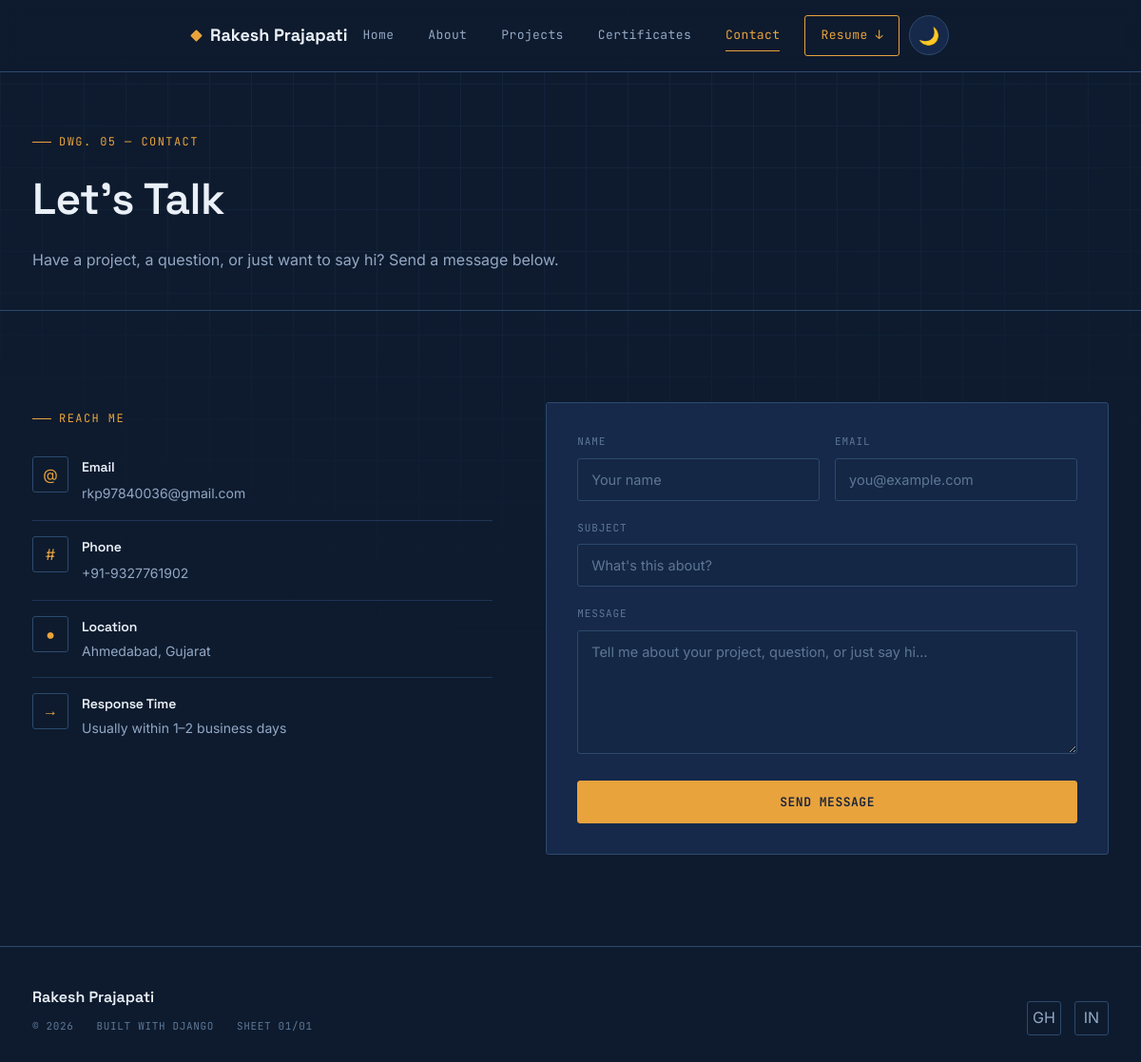
Page /contact/ on the committed database.
### core/models.py (models this page shows, shortened)
class Profile(models.Model):
    full_name = models.CharField(max_length=120, default="Your Name")
    tagline = models.CharField(max_length=200, default="Backend Developer & Django Engineer")
    bio = models.TextField(default="Write a short bio about yourself here.")
    email = models.EmailField(blank=True)
    phone = models.CharField(max_length=30, blank=True)
    location = models.CharField(max_length=120, blank=True)
    github_url = models.URLField(blank=True)
    linkedin_url = models.URLField(blank=True)
    twitter_url = models.URLField(blank=True)
    education = models.CharField(max_length=220, blank=True)
    resume = models.FileField(upload_to="resume/", blank=True, null=True)
    profile_image = models.ImageField(upload_to="profile/", blank=True, null=True)
    years_experience = models.PositiveIntegerField(default=1)
    @classmethod
    def load(cls):
        obj, _ = cls.objects.get_or_create(pk=1)
        return obj

### core/views.py (the view)
# urls.py: path("contact/", views.contact, name="contact"),
def contact(request):
    profile = Profile.load()
    if request.method == "POST":
        form = ContactForm(request.POST)
        if form.is_valid():
            contact_message = form.save()
            subject = f"New portfolio message: {contact_message.subject or 'No subject'}"
            body = (
                f"You've received a new message from your portfolio contact form.\n\n"
                f"Name: {contact_message.name}\n"
                f"Email: {contact_message.email}\n"
                f"Subject: {contact_message.subject or '(no subject)'}\n\n"
                f"Message:\n{contact_message.message}"
            )
            try:
                email = EmailMessage(
                    subject=subject,
                    body=body,
                    from_email=settings.DEFAULT_FROM_EMAIL,
                    to=[settings.CONTACT_RECEIVER_EMAIL],
                    reply_to=[contact_message.email],
                )
                email.send(fail_silently=False)
            except BadHeaderError:
                pass
            except Exception as e:
                print(f"Email send failed: {e}")
            messages.success(
                request,
                "Thanks for reaching out! Your message has been sent — I'll get back to you soon.",
            )
            return redirect("core:contact")
    else:
        form = ContactForm()
    context = {"form": form, "profile": profile}
    return render(request, "core/contact.html", context)

### core/forms.py
class ContactForm(forms.ModelForm):
    class Meta:
        model = ContactMessage
        fields = ["name", "email", "subject", "message"]
        widgets = {
            "name": forms.TextInput(attrs={
                "placeholder": "Your name", "class": "form-input", "autocomplete": "name"
            }),
            "email": forms.EmailInput(attrs={
                "placeholder": "you@example.com", "class": "form-input", "autocomplete": "email"
            }),
            "subject": forms.TextInput(attrs={
                "placeholder": "What's this about?", "class": "form-input"
            }),
            "message": forms.Textarea(attrs={
                "placeholder": "Tell me about your project, question, or just say hi…",
                "class": "form-input", "rows": 6
            }),
        }

### core/context_processors.py (called while the page is built)
def profile(request):
    return {"profile": Profile.load()}

### core/templates/core/contact.html (shortened to what this page needs)
{% extends "core/base.html" %}
{% block content %}
<section class="page-header">
  <div class="container">
    <div class="eyebrow">Dwg. 05 — Contact</div>
    <h1>Let's Talk</h1>
    <p>Have a project, a question, or just want to say hi? Send a message below.</p>
  </div>
</section>
<section class="section">
  <div class="container contact-grid">
    <div data-reveal>
      <div class="eyebrow">Reach Me</div>
      {% if profile.email %}
      <div class="contact-info-item">
        <div class="ic">@</div>
        <div>
          <h4>Email</h4>
          <a href="mailto:{{ profile.email }}">{{ profile.email }}</a>
        </div>
      </div>
      {% endif %}
      {% if profile.phone %}
      <div class="contact-info-item">
        <div class="ic">#</div>
        <div>
          <h4>Phone</h4>
          <a href="tel:{{ profile.phone }}">{{ profile.phone }}</a>
        </div>
      </div>
      {% endif %}
      {% if profile.location %}
      <div class="contact-info-item">
        <div class="ic">&#9679;</div>
        <div>
          <h4>Location</h4>
          <p>{{ profile.location }}</p>
        </div>
      </div>
      {% endif %}
      <div class="contact-info-item" style="border-bottom:none;">
        <div class="ic">&rarr;</div>
        <div>
          <h4>Response Time</h4>
          <p>Usually within 1–2 business days</p>
        </div>
      </div>
    </div>
    <div class="form-panel" data-reveal>
      <form method="post" novalidate>
        <div class="form-row form-row-split">
          <div>
            <label for="{{ form.name.id_for_label }}">Name</label>
            {{ form.name }}
          </div>
          <div>
            <label for="{{ form.email.id_for_label }}">Email</label>
            {{ form.email }}
          </div>
        </div>
        <div class="form-row">
          <label for="{{ form.subject.id_for_label }}">Subject</label>
          {{ form.subject }}
        </div>
        <div class="form-row">
          <label for="{{ form.message.id_for_label }}">Message</label>
          {{ form.message }}
        </div>
        <button type="submit" class="btn btn-primary" style="width:100%; justify-content:center;">Send Message</button>
      </form>
    </div>
  </div>
</section>
{% endblock %}

### core/templates/core/base.html (shortened to what this page needs)
{% load static %}
<!DOCTYPE html>
<html lang="en">
<head>
  <link rel="stylesheet" href="{% static 'css/style.css' %}">
</head>
<body>
  <header class="nav">
  <div class="container">
    <a href="{% url 'core:home' %}" class="nav-brand">
      <span class="dot"></span>
      {{ profile.full_name|default:"Portfolio" }}
    </a>
    <nav class="nav-links" id="navLinks">
      <a href="{% url 'core:home' %}" class="{% if request.resolver_match.url_name == 'home' %}active{% endif %}">Home</a>
      <a href="{% url 'core:about' %}" class="{% if request.resolver_match.url_name == 'about' %}active{% endif %}">About</a>
      <a href="{% url 'core:projects' %}" class="{% if request.resolver_match.url_name == 'projects' or request.resolver_match.url_name == 'project_detail' %}active{% endif %}">Projects</a>
      <a href="{% url 'core:certificates' %}" class="{% if request.resolver_match.url_name == 'certificates' %}active{% endif %}">Certificates</a>
      <a href="{% url 'core:contact' %}" class="{% if request.resolver_match.url_name == 'contact' %}active{% endif %}">Contact</a>
      {% if profile.resume %}
      <a href="{{ profile.resume.url }}" download class="nav-resume-link">Resume &darr;</a>
      {% endif %}
    </nav>
    <button id="themeToggle" class="theme-toggle" aria-label="Toggle Theme">
</button>
  </div>
</header>
  <main>
    {% block content %}{% endblock %}
  </main>
  <footer class="footer">
    <div class="container">
      <div class="footer-grid">
        <div>
          <div class="footer-brand">{{ profile.full_name|default:"Portfolio" }}</div>
          <div class="footer-meta" style="margin-top:10px;">
            <span>© {% now "Y" %}</span>
            <span>Built with Django</span>
            <span>Sheet 01/01</span>
          </div>
        </div>
        <div class="footer-social">
          {% if profile.github_url %}<a href="{{ profile.github_url }}" target="_blank" rel="noopener" aria-label="GitHub">GH</a>{% endif %}
          {% if profile.linkedin_url %}<a href="{{ profile.linkedin_url }}" target="_blank" rel="noopener" aria-label="LinkedIn">IN</a>{% endif %}
        </div>
      </div>
    </div>
  </footer>
</body>
</html>

### rows in the picture
Profile: full_name "Rakesh Prajapati", email "rkp97840036@gmail.com", phone "+91-9327761902", location "Ahmedabad, Gujarat"
